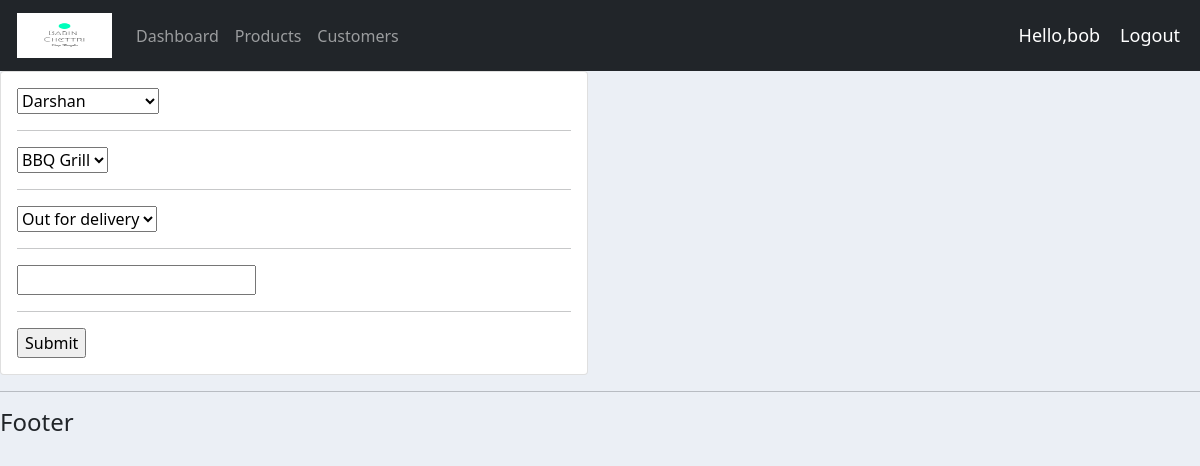
The page /update_order/1/ (signed in) on the database its author committed.
### accounts/models.py (models this page shows, shortened)
class Order(models.Model):
    STATUS = (
        ('Pending', 'Pending'),
        ('Out for delivery', 'Out for delivery'),
        ('Delivered', 'Delivered')
    )
    customer = models.ForeignKey(Customer, null=True, on_delete=models.SET_NULL)
    product = models.ForeignKey(Product, null=True, on_delete=models.SET_NULL)
    date_created = models.DateTimeField(auto_now_add=True)
    status = models.CharField(max_length=200, null=True, choices=STATUS)
    note = models.CharField(max_length=1000, null=True)

### accounts/decorators.py (the view)
        def wrapper_func(request, *args, **kwargs):
            group = None
            if request.user.groups.exists():
                group = request.user.groups.all()[0].name
            if group in allowed_roles:
                return view_func(request, *args, **kwargs)
            else:
                return HttpResponse('Unauthorized Attempt')

### accounts/forms.py
class OrderForm(ModelForm):
    class Meta:
        model = Order
        fields = '__all__'

### accounts/models.py (called while the page is built)
    def __str__(self):
        return self.name

    def __str__(self):
        return self.name

### accounts/views.py (called while the page is built)
@login_required(login_url='login')
@allowed_users(allowed_roles=['admin'])
def updateOrder(request, pk):
    order = Order.objects.get(id=pk)
    form = OrderForm(instance=order)
    if request.method == 'POST':
        form = OrderForm(request.POST, instance=order)
        if form.is_valid():
            form.save()
            return redirect('/')
    context = {'form':form}
    return render(request, 'accounts/order_form.html', context)

### accounts/templates/accounts/order_form.html (shortened to what this page needs)
{%  extends 'accounts/main.html' %}
{% load static %}
{% block content %}
<div class="row">
	<div class="col-md-6">
		<div class="card card-body">
			<form action="" method="POST">
				{% for field in form %}
					{{field}}
					<hr>
				{% endfor %}
				<input type="submit" name="Submit">
			</form>
		</div>
	</div>
</div>
{% endblock %}

### accounts/templates/accounts/navbar.html (shortened to what this page needs)
{% load static %}
<nav class="navbar navbar-expand-lg navbar-dark bg-dark">
  <div class="container-fluid">
    <a class="navbar-brand" href="{% url 'home' %}"><img src="{%static '/images/BC.png' %}" style="width:100px; height: 45px; padding-left: 5px;" /></a>
    <div class="collapse navbar-collapse" id="navbarNav">
      <ul class="navbar-nav">
        {% if request.user.is_staff %}
        <li class="nav-item">
          <a class="nav-link" aria-current="page" href="{%url 'home' %}">Dashboard</a>
        </li>
        <li class="nav-item">
          <a class="nav-link" href="{% url 'products' %}">Products</a>
        </li>
        <li class="nav-item">
          <a class="nav-link" href="{% url 'customers' %}">Customers</a>
        </li>
        {% else %}
        <li class="nav-item">
          <a class="nav-link" href="{% url 'account' %}">Settings</a>
        </li>
        {% endif %}
      </ul>
    </div>
  </div>
  <span class="hello-msg">Hello,{{request.user}}</span>
  <span><a class="hello-msg" href="{% url 'logout' %}">Logout</a> </span>
</nav>

### static/css/main.css (style rules this page uses)
body { background-color: #ebeff5; }

### accounts/templates/accounts/navbar.html (style rules this page uses)
.hello-msg { font-size: 18px; color: #fff; margin-right: 20px; text-decoration: none; }

### rows shown on the page
Order: form "Darshan" "BBQ Grill" "Out for delivery"

### other values the page prints
{{ request.user }} "bob"
